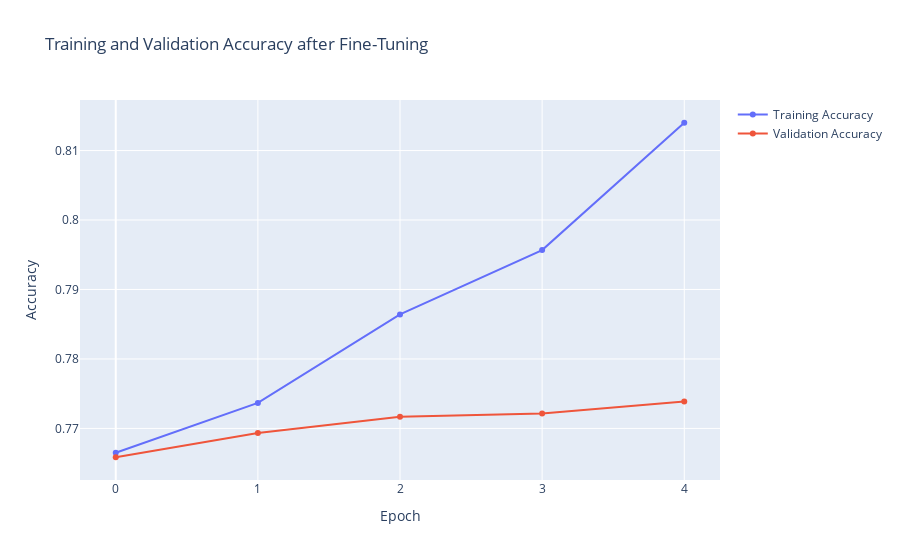

The notebook cell this image was saved under:
### Markdown cell above
Para mejorar el accuracy del modelo, se decidió realizar entrenamientos adicionales mediante la técnica de Fine-Tuning. En cada etapa del entrenamiento, los pesos anteriores se guardaron para asegurar que las mejores configuraciones alcanzadas se preservaran y pudieran ser reutilizadas. Esto permitió retomar el entrenamiento desde el punto donde se habían obtenido los mejores resultados, evitando así la necesidad de comenzar de nuevo cada vez.

Durante esta fase, se cargaron los pesos guardados y se agregaron más épocas de entrenamiento con el objetivo de continuar ajustando el modelo a las características del dataset. En la segunda etapa de Fine-Tuning, se entrenó el modelo por cinco épocas adicionales, alcanzando un accuracy en validación del 77.39% y logrando así una mejora con respecto a los intentos previos. Este enfoque permitió que el modelo refinara su capacidad de generalización, ajustando mejor los patrones aprendidos sin perder los progresos anteriores. 

El uso de Early Stopping garantizó que el entrenamiento no continuara innecesariamente si no se observaban mejoras significativas, evitando así el riesgo de sobreajuste y optimizando los recursos computacionales.

### Code cell
# Gráfica
fig = make_subplots()

fig.add_trace(go.Scatter(
    y=history_fine_continue.history['accuracy'],
    mode='lines+markers',
    name='Training Accuracy'
))

fig.add_trace(go.Scatter(
    y=history_fine_continue.history['val_accuracy'],
    mode='lines+markers',
    name='Validation Accuracy'
))

fig.update_layout(
    title='Training and Validation Accuracy after Fine-Tuning',
    xaxis=dict(title='Epoch'),
    yaxis=dict(title='Accuracy')
)

fig.show()

### Figure 1 — Plotly figure (JSON) as saved in the notebook; plotly's stock layout.template omitted (floating-point values rounded to 4 significant figures)
{"data": [{"mode": "lines+markers", "name": "Training Accuracy", "type": "scatter", "y": [0.7665, 0.7737, 0.7864, 0.7957, 0.814]}, {"mode": "lines+markers", "name": "Validation Accuracy", "type": "scatter", "y": [0.7659, 0.7693, 0.7717, 0.7721, 0.7739]}], "layout": {"title": {"text": "Training and Validation Accuracy after Fine-Tuning"}, "xaxis": {"anchor": "y", "domain": [0, 1], "title": {"text": "Epoch"}}, "yaxis": {"anchor": "x", "domain": [0, 1], "title": {"text": "Accuracy"}}}}
